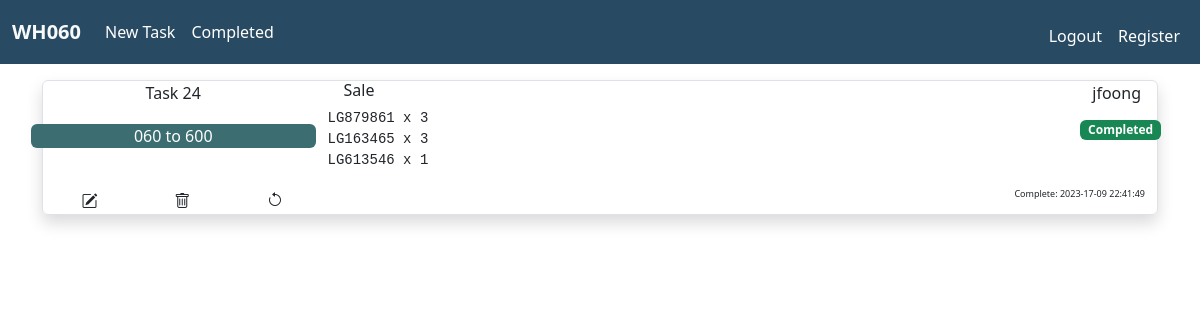
The page /completed (signed in) on the database its author committed.
### tables this page shows
CREATE TABLE tasks (task_id INTEGER PRIMARY KEY AUTOINCREMENT NOT NULL, user_id INTEGER NOT NULL, task_name TEXT NOT NULL, reference TEXT NOT NULL, task TEXT NOT NULL, datetime DATETIME, status TEXT DEFAULT "To do", completed_datetime DATETIME, FOREIGN KEY (user_id) REFERENCES users(id));

CREATE TABLE users (id INTEGER PRIMARY KEY AUTOINCREMENT NOT NULL, username TEXT NOT NULL);

### app.py (the view)
@app.route("/completed", methods=["POST", "GET"])
@login_required
def completed():
    if request.method == "POST":
        task_id = request.form.get("task_id")
        conn = sqlite3.connect(my_file)
        cur = conn.cursor()
        cur.execute(
            "UPDATE tasks SET status = 'To do', completed_datetime = ? WHERE task_id = ?", (None, task_id)
        )
        flash("Task " + task_id + " Status changed to To do")
        conn.commit()
        cur.close()
        conn.close()
        return redirect("/")
    else:
        conn = sqlite3.connect(my_file)
        conn.row_factory = sqlite3.Row
        cur = conn.cursor()
        cur.execute(
            "SELECT * FROM tasks JOIN users ON id = user_id WHERE status = 'Completed'"
        )
        completed_tasks = cur.fetchall()
        cur.close()
        conn.close()
        return render_template("completed.html", completed_tasks=completed_tasks)

### app.py (called while the page is built)
@app.after_request
def after_request(response):
    response.headers["Cache-Control"] = "no-cache, no-store, must-revalidate"
    response.headers["Expires"] = 0
    response.headers["Pragma"] = "no-cache"
    return response

### helpers.py (called while the page is built)
def login_required(f):
    @wraps(f)
    def decorated_function(*args, **kwargs):
        if session.get("user_id") is None:
            return redirect("/login")
        return f(*args, **kwargs)
    return decorated_function

### templates/completed.html (shortened to what this page needs)
{% extends "layout.html" %}
{% block main %}
{% for task in completed_tasks %}
<div class="container px-0 my-3 border shadow text-center rounded">
  <div class="row no-gutters px-0">
    <div class="col-3 px-0">
      <span>Task {{ task.task_id }}</span>
    </div>
    <div class="col">
      <h6 class="text-start mx-3">{{ task.reference }}</h6>
    </div>
    <div class="col-3 d-flex justify-content-end">
      <span class="pe-3">{{ task.username }} </span>
    </div>
  </div>
  <div class="row no-gutters">
    <div class="col-3 rounded my-3 p-0">
      <div class="container rounded px-2 task_name_box">
      <span>{{ task.task_name }}</span>
      </div>
    </div>
    <div class="col-6 text-start">
      <pre class="task_text">
            {{ task.task }}
      </pre>
    </div>
    <div class="col-3 text-end p-2">
      <span class="badge bg-success">{{ task.status }}</span>
    </div>
  </div>
  <div class="container">
    <div class="row no-gutters p-0">
      <div class="col-1 d-flex justify-content-center rounded-start p-0 m-0">
        <form action="/edittask" method="get">
          <button type="submit" class="btn m-0 p-0" name=task_id value="{{ task.task_id }}">
              <i class="bi bi-pencil-square"></i></button>
        </form>
      </div>
      <div class="col-1 d-flex justify-content-center px-0 m-0">
        <button type="button" class="btn m-0 p-0" data-bs-toggle="modal" data-bs-target="#confirmdelete_{{ task.task_id }}"><i
            class="bi bi-trash"></i></button>
      </div>
      <div class="col-1 d-flex justify-content-center px-0 m-0">
        <form action="/completed" method="post">
          <button type="submit" class="btn m-0 p-0 d-flex flex-row-reverse" name=task_id value="{{ task.task_id }}">
            <i class="bi bi-arrow-counterclockwise"></i></button>
        </form>
      </div>
      <div class="col-6">
      </div>
      <div class="col-3 d-flex justify-content-end">
        <span class="date_time">
          Complete: {{ task.completed_datetime }}
        </span>
      </div>
    </div>
  </div>
</div>
{% endfor %}
{% endblock %}

### static/style.css (style rules this page uses)
.task_name_box { background-color: #3C6E71; color: #ffffff; }
.task_text { white-space: pre-line; }
.date_time { font-size: xx-small; }

### rows shown on the page
tasks: task_id "24", reference "Sale", username "jfoong", task_name "060 to 600", task "LG879861 x 3 LG163465 x 3 LG613546 x 1", status "Completed", completed_datetime "2023-17-09 22:41:49"
